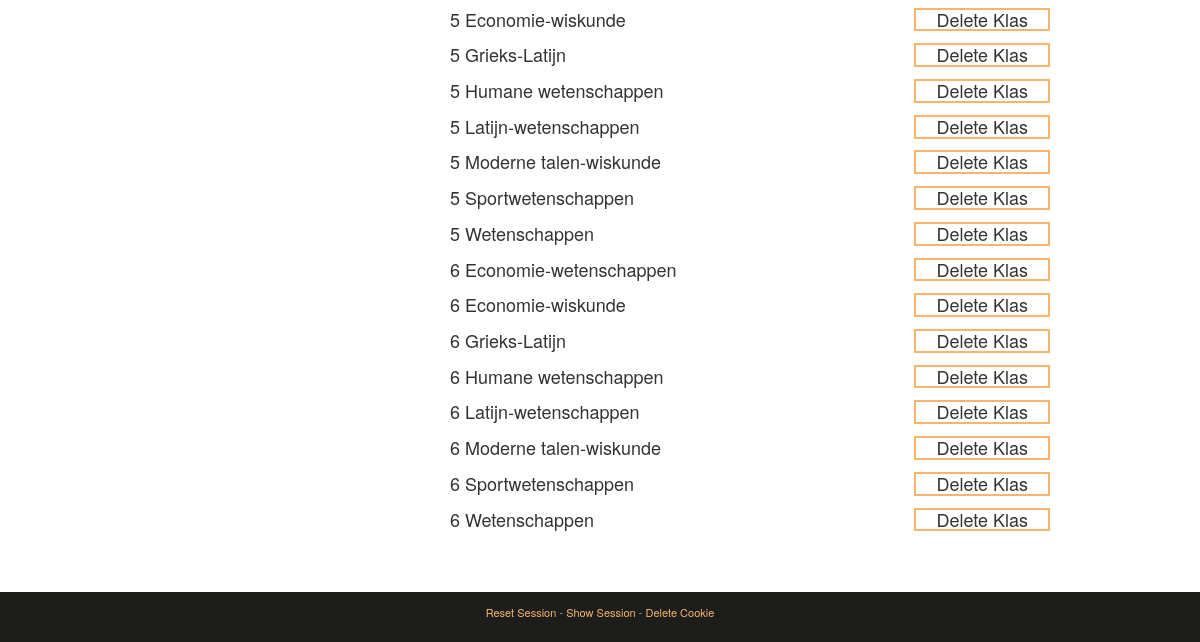
The page /intranet/klassen (lower part) on the database as committed earlier.
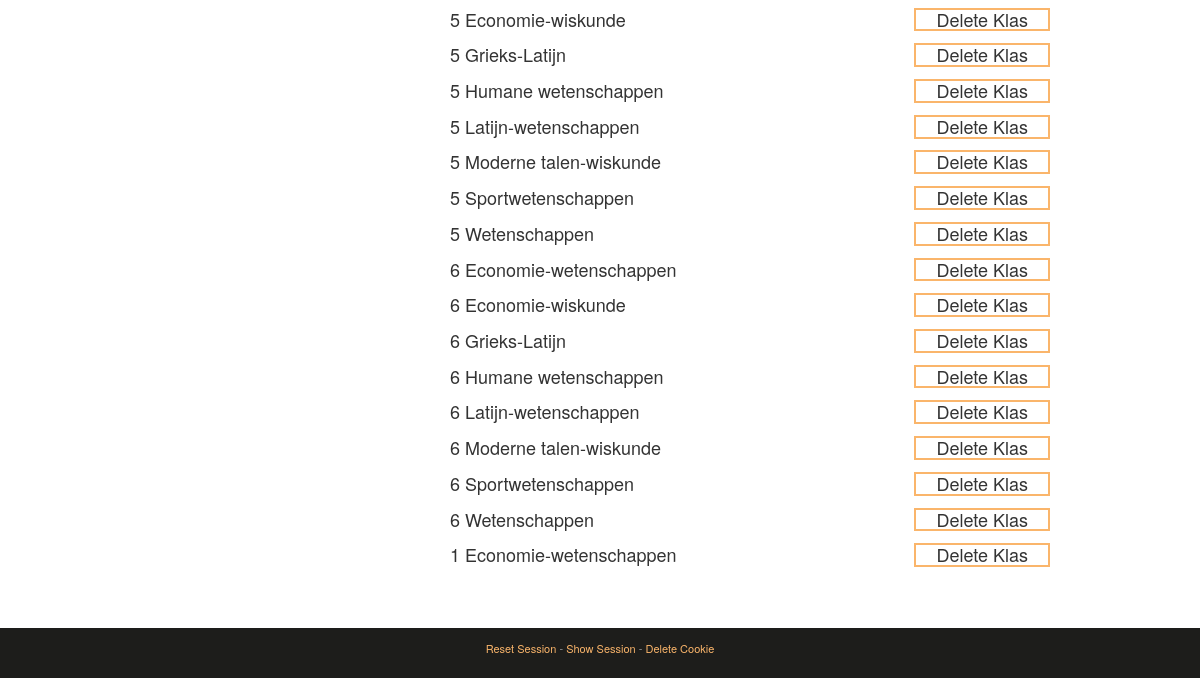
The same page on the database as committed later.
### tables this page shows
CREATE TABLE "klassen" (
	`klas_id`	INTEGER PRIMARY KEY AUTOINCREMENT UNIQUE,
	`jaar`	TEXT DEFAULT 1,
	`richting_id`	INTEGER
);

CREATE TABLE "richtingen" (
	`richting_id`	INTEGER PRIMARY KEY AUTOINCREMENT UNIQUE,
	`name`	TEXT UNIQUE,
	`description`	TEXT
);

### project/views.py (the view)
@app.route('/intranet', methods=['GET', 'POST'])
@app.route('/intranet/<option>', methods=['GET', 'POST'])
def intranet(option='richtingen'):
	session_add_page('intranet')
	aanbodArray 		= ''
	klasArray 			= ''
	leraarArray 		= ''
	richtingForm 		= CreateRichtingenForm(request.form)
	klasForm 			= CreateKlasForm(request.form)
	leraarForm 			= CreateLeraarForm(request.form)
	updateRichtingForm 	= UpdateRichtingForm(request.form)
	updateKlasForm 		= UpdateKlasForm(request.form)
	updateLeraarForm 	= UpdateLeraarForm(request.form)
	if option == "richtingen":
		aanbodArray = get_aanbod()
		richting_ids = get_richting_id()
		updateRichtingForm.update_id.choices = richting_ids
	elif option == "klassen":
		klasArray = get_klassen()
		richting_ids = get_richting_id()
		klasForm.richting.choices = richting_ids
	elif option == "leraren":
		leraarArray = get_leraren()
		leraar_id = get_leraar_id()
		updateLeraarForm.update_id.choices = leraar_id
	try:
		if request.method == 'POST':
			whichForm = request.form.get('button')
			formValue = []
			to_do = ""
			note = ""
			url = ""
			if whichForm == 'Richting Aanmaken':
				url = '/richtingen'
				if richtingForm.validate():
					formValue =	[request.form.get('naam'),
								request.form.get('description')]
					to_do = "INSERT INTO richtingen (name,description) VALUES (?, ?)"
					note = "Richting aangemaakt!"
					url = '/richtingen'
				else:
					note = "Not valid! Try again"
			elif whichForm == 'Update Richting':
				url = '/richtingen'
				if richtingForm.validate():
					formValue =	[request.form.get('naam'),
								request.form.get('description'),
								request.form.get('update_id')]
					to_do = "UPDATE richtingen SET name = ?, description = ? where richting_id = ?"
					note = "Richting geupdate!"
				else:
					note = "Not valid! Try again"
			elif whichForm == 'Delete Richting':
				formValue = [request.form.get('delete-id')]
				to_do = "DELETE FROM richtingen WHERE richting_id = ?"
				note = "Richting gedelete!"
				url = '/richtingen'
			elif whichForm == 'Klas Aanmaken':
					formValue =	[request.form.get('jaar'),
								request.form.get('richting')]
					to_do = "INSERT INTO klassen (jaar,richting_id) VALUES (?, ?)"
					note = "Klas aangemaakt!"
					url = '/klassen'
			elif whichForm == 'Update Klas':
					formValue =	[request.form.get('naam'),
								request.form.get('description'),
								request.form.get('update_id')]
					to_do = "UPDATE richtingen SET name = ?, description = ? where richting_id = ?"
					note = "Richting geupdate!"
					url = '/klassen'
			elif whichForm == 'Delete Klas':
				formValue = [request.form.get('delete-id')]
				to_do = "DELETE FROM klassen WHERE klas_id = ?"
				note = "Klas gedelete!"
				url = '/klassen'
			if whichForm == 'Leraar Aanmaken':
				url = '/leraren'
				if leraarForm.validate():
					formValue =	[request.form.get('voornaam'),
								request.form.get('achternaam'),
								request.form.get('email'),
								request.form.get('vakken')]
					to_do = "INSERT INTO leraren (voornaam,naam,email,vakken) VALUES (?, ?, ?, ?)"
					note = "Leraar aangemaakt!"
				else:
					note = "Not valid! Try again"
			elif whichForm == 'Update Leraar':
				url = '/leraren'
				if leraarForm.validate():
					formValue =	[request.form.get('voornaam'),
								request.form.get('achternaam'),
								request.form.get('email'),
								request.form.get('vakken'),
								request.form.get('update_id')]
					to_do = "UPDATE leraren SET voornaam = ?, naam = ?, email = ?, vakken = ? where leraar_id = ?"
					note = "Richting geupdate!"
				else:
					note = "Not valid! Try again"
			elif whichForm == 'Delete Leraar':
				formValue = [request.form.get('delete-id')]
				to_do = "DELETE FROM leraren WHERE leraar_id = ?"
				note = "Leraar gedelete!"
				url = '/leraren'
			db = get_db()
			db.execute(to_do, (formValue));
			db.commit()
			flash(note)
			return redirect(url_for('intranet') + url)
	except KeyError:
		return 'error'
	return set_cookie(render_template('intranet.html', option=option, leraarArray=leraarArray, aanbodArray=aanbodArray, klasArray=klasArray, leraarForm=leraarForm, richtingForm=richtingForm, klasForm=klasForm, updateRichtingForm=updateRichtingForm, updateKlasForm=updateKlasForm, updateLeraarForm=updateLeraarForm))

### project/forms.py
class CreateRichtingenForm(Form):
	naam = StringField('Naam', [validators.Length(min=5, max=35), validators.required()])
	description = TextAreaField('Beschrijving', [validators.Length(min=10, max=500), validators.required()])

class CreateKlasForm(Form):
	jaar = SelectField(u'Jaar', choices=[('1', '1e jaars'), ('2', '2e jaars'), ('3', '3e jaars'), ('3', '3e jaars'), ('4', '4e jaars'), ('5', '5e jaars'), ('6', '6e jaars')])
	richting = SelectField(u'Richting', choices=[], coerce=int)

### project/views.py (called while the page is built)
def connect_db():
	db = sqlite3.connect('school.db')
	return db

def get_db():
    if not hasattr(g, 'sqlite_db'):
        g.sqlite_db = connect_db()
    return g.sqlite_db

def set_cookie(link=None):
	url = link
	response = app.make_response(url)
	response.set_cookie('Atheneum Antwerpen', value='visited')
	return response

def session_add_page(currentPage=None):
	if 'page' in session.keys():
		page_list = session['page']
		page_list.append(currentPage)
		page_list = page_list[-10:] # only last 10 pages into session, : to avoid error if empty
		session['page'] = page_list
	else:
		session['page'] = [currentPage]
	return

### project/templates/intranet.html (shortened to what this page needs)
{% extends "index.html" %}
{% set title = 'intranet' %}
{% block content %}
		{% from "_macros.html" import flashes %}
	{% from "_macros.html" import render_field %}
	<div class="wrapper cfx">
		<div>
			{% if option == 'richtingen' %}
			<h4>Nieuw:</h4>
			<form method="post" action="{{ url_for('intranet') }}" class="new">
				<p><input type="submit" name='button' value="Richting Aanmaken">
				<dl>
					{{ render_field(richtingForm.naam) }}
					{{ render_field(richtingForm.description) }}
				</dl>
			</form>
			<h4>Update:</h4>
			<form method="post" action="{{ url_for('intranet') }}" class="new update">
				<p><input type="submit" name='button' value="Update Richting">
				<dl>
					{{ render_field(updateRichtingForm.update_id)}}
					{{ render_field(richtingForm.naam) }}
					{{ render_field(richtingForm.description) }}
				</dl>
			</form>
			<ul class="study cfx">
				{% for richting in aanbodArray %}
				<li>
					<div>
						<form method="post" action="{{ url_for('intranet') }}" class="delete">
							<p><input type="submit" name='button' value="Delete Richting" class="deletebtn"></p>
							<input name="delete-id" value="{% for info in richting %}{% if loop.index == 1 %}{{ info }}{% endif %}{% endfor %}" type="hidden">
						</form>
						<button class="dropdown"><h3><span>></span>{% for info in richting %}{% if loop.index == 2 %}{{ info }}{% endif %}{% endfor %}</h3></button>
						<p>{% for info in richting %}{% if loop.index == 3 %}{{ info }}{% endif %}{% endfor %}</p>
					</div>
				</li>
				{% endfor %}
			</ul>
<!--
#######################################################
####################### KLASSEN #######################
#######################################################
-->
			{% elif option == 'klassen'%}
			<ul class="klassen">
				{% for klas in klasArray %}
				<li>
					<form method="post" action="{{ url_for('intranet') }}" class="delete">
						<p><input type="submit" name='button' value="Delete Klas" class="deletebtn"></p>
					</form>
					<p>{% for info in klas %}{% if loop.index == 2 %}{{ info }}{% endif %}{% endfor %} {% for info in klas %}{% if loop.index == 3 %}{{ info }}{% endif %}{% endfor %}</p>
				</li>
				{% endfor %}
			</ul>
			{% endif %}
		</div>
	</div>
{% endblock %}

Rows that differ between the two databases and show on the page:
added klassen: klas "1", richtingen (name "Economie-wetenschappen")
